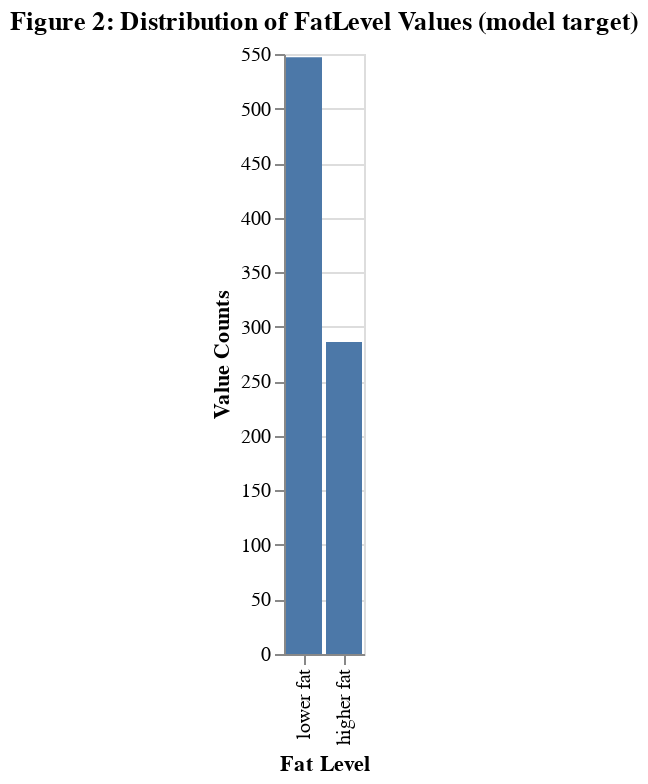

Notebook cell for this chart:
### Markdown cell above
We can also visualize the distribution of values in our target column, FatLevel, to see if the classes are balanced.

### Code cell
train_df_chart_y = (alt.Chart(train_df)
                        .mark_bar()
                        .encode(x=alt.X('FatLevel:N', sort = '-y', title="Fat Level"),
                                y=alt.Y('count()', title="Value Counts"))
                        .properties(title="Figure 2: Distribution of FatLevel Values (model target)"))

train_df_chart_y

### Figure 1 — Vega-Lite specification as saved in the notebook (floating-point values rounded to 4 significant figures; data arrays with more than 128 entries replaced by an {"elided": "..."} marker saying what was removed)
{"config": {"view": {"continuousWidth": 400, "continuousHeight": 300}}, "data": {"name": "data-355ed7bcb075213f4fb050505ef019d5"}, "mark": "bar", "encoding": {"x": {"type": "nominal", "field": "FatLevel", "sort": "-y", "title": "Fat Level"}, "y": {"type": "quantitative", "aggregate": "count", "title": "Value Counts"}}, "title": "Figure 2: Distribution of FatLevel Values (model target)", "$schema": "https://vega.github.io/schema/vega-lite/v4.8.1.json", "datasets": {"data-355ed7bcb075213f4fb050505ef019d5": {"elided": "833 records"}}}
